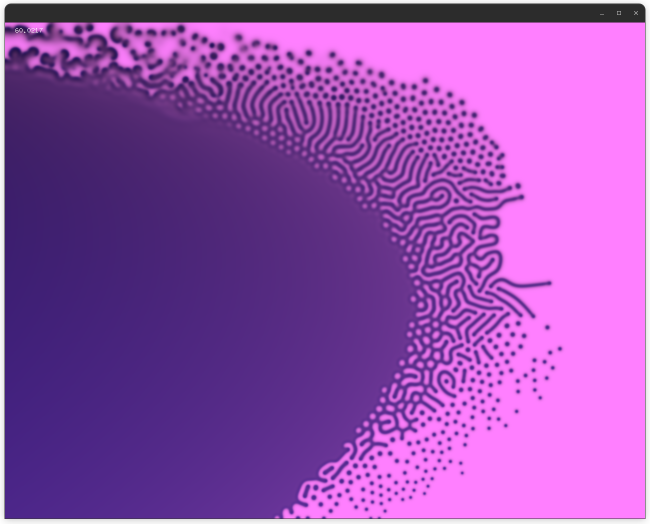
#> input picture scripts/reactioncurve.png, 1300 x 1047 px (shown at 1/2 size)
$ python feedkill_range.py
#> lines starting #> are read from the running program, lines starting #| are printed output that depends on the picture
import matplotlib.image as mpimg
import matplotlib.pyplot as plt
import numpy as np
from sklearn.preprocessing import PolynomialFeatures
from sklearn import linear_model

def get_feed(y):
    feed_min = 0.01
    feed_range = 0.09

    feed = feed_min + (feed_range * y)
    return feed

def get_kill_range(y):
    kill_min = 0.045
    kill_range = 0.025
    feed_range = 0.09

    feed = get_feed(y)

    # kill_arc = (11 * kill_range / 16) - (((feed - (3 * feed_range / 5)) / (feed_range / 50)) ** 2)
    kill_arc = kill_min + (8 * kill_range / 32) + (feed / 3) - (((feed - (38 * feed_range / 100)) * 2.5) ** 2)
    kill_low = kill_arc - (1 / ((feed + 0.02) * 4000))
    kill_high = kill_low + ((2 / ((feed + 0.02) * 4000)) * 1)
    return feed, max(kill_low, kill_min), min(kill_high, kill_min + kill_range)

def main():

    img = mpimg.imread('reactioncurve.png')
#> img is the input picture: shape (1047, 1300, 4) float32; mean R, G, B, A 0.557, 0.282, 0.652, 0.972
    imgplot = plt.imshow(img, extent=[0.045, 0.07, 0.1015, 0.006], aspect="auto")

    y_low_points = np.array([0.022, 0.035, 0.05, 0.065, 0.08, 0.1]).reshape(-1, 1)
    x_low_points = [0.045, 0.0555, 0.0595, 0.060, 0.059, 0.0555]
    y_high_points = np.array([0.01, 0.024, 0.045, 0.06, 0.08, 0.1]).reshape(-1, 1)
    x_high_points = [0.0545, 0.063, 0.067, 0.067, 0.065, 0.0605]

    plt.scatter(x_low_points, y_low_points)
    plt.scatter(x_high_points, y_high_points)

    ys = []
    xs_low = []
    xs_high = []

    for y in np.linspace(0, 1, 20):
        feed = get_feed(y)
        ys.append(feed)

    ys = np.array(ys).reshape(-1, 1)

    poly = PolynomialFeatures(degree=3)
    y_low_points_ = poly.fit_transform(y_low_points)
    y_high_points_ = poly.fit_transform(y_high_points)
    ys_ = poly.fit_transform(ys)

    kill_low_lr = linear_model.LinearRegression()
    kill_low_lr.fit(y_low_points_, x_low_points)
    xs_low = kill_low_lr.predict(ys_)

    kill_high_lr = linear_model.LinearRegression()
    kill_high_lr.fit(y_high_points_, x_high_points)
    xs_high = kill_high_lr.predict(ys_)

    plt.scatter(xs_low, ys)
    plt.scatter(xs_high, ys)

    plt.show()
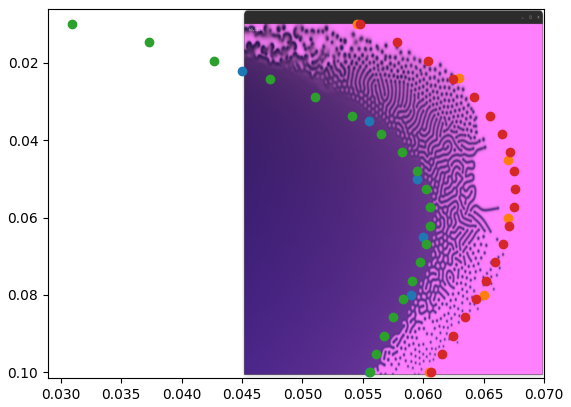
#> figure drawn by matplotlib, 1 panel

if __name__ == '__main__':
    main()
